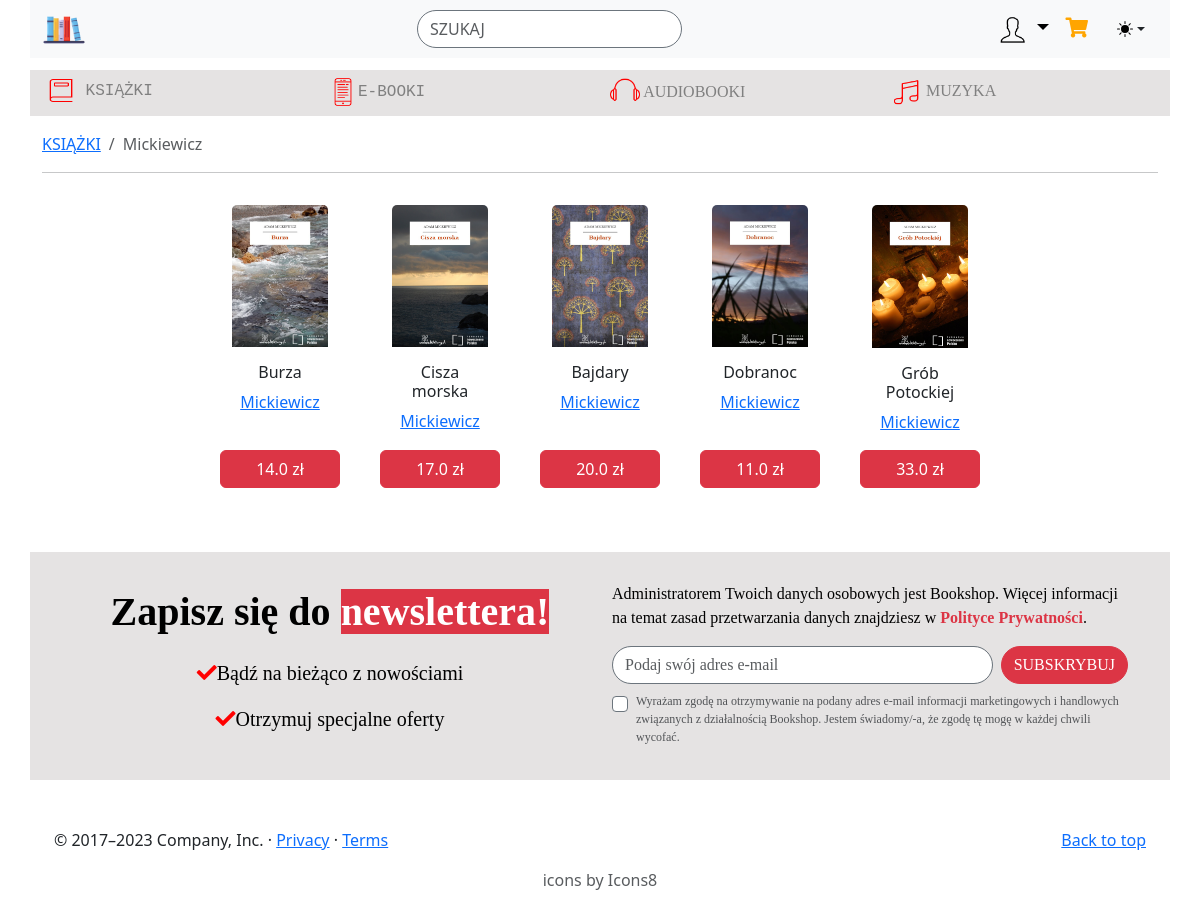
The app's page /author/Mickiewicz/ with its own data.
### myapp/models.py (models this page shows, shortened)
class Book(models.Model):
    title = models.CharField(max_length=100)
    author = models.CharField(max_length=100, blank=True)
    price = models.FloatField()
    description = models.TextField()
    file = models.ImageField(upload_to='uploads', blank=True)
    created = models.DateField(auto_now_add=True)
    modified = models.DateField(auto_now=True)
    genres = models.ManyToManyField(Genre, blank=True)

### myapp/views.py (the view)
# urls.py: path('author/<slug:author>/', views.author_site, name='author_site'),
def author_site(request, author):
    books = Book.objects.filter(author=author)
    paginator = Paginator(books, 6)
    page_number = request.GET.get('page')
    page_obj = paginator.get_page(page_number)
    return render(request, 'myapp/author_site.html', {'page_obj': page_obj, 'author': author})

### myapp/templates/myapp/author_site.html
{% extends 'myapp/base.html' %}
{% load static %}
{% block body %}
<nav class="mt-3" aria-label="breadcrumb">
    <ol class="breadcrumb">
        <li class="breadcrumb-item"><a href="{% url 'new_filter' %}">KSIĄŻKI</a></li>
        <li class="breadcrumb-item active" aria-current="page">{{ author }}</li>
    </ol>
</nav>
<hr >
<div class="row row-cols-6 g-4 text-center py-3 d-flex justify-content-center">
    {% for book in page_obj %}
    <div class="card mx-2 border-0" style="width: 9rem;">
        <a href="{% url 'show_book' book.id %}">
        <img src="{{ book.file.url }}" class="card-img-top" alt="" style="width: 80%;" >
        </a>
        <div class="card-body">
        <h6 class="card-title">{{book.title}}</h6>
        <p class="card-text">
            <a href="{% url 'author_site' book.author %}">{{ book.author }}</a>
        </p>
    </div>
    <div class="d-grid">
        <button onclick="addToCart({{ book.id }})" class="btn btn-danger mt-auto">{{ book.price }} zł</button>
    </div>
</div>
{% endfor %}
</div>
{% endblock %}

### myapp/templates/myapp/base.html (style rules this page uses)
body { padding-top: 70px; }

### records on screen
Book: file (picture), title "Burza", author "Mickiewicz", price "14.0"
Book: file (picture), title "Cisza morska", author "Mickiewicz", price "17.0"
Book: file (picture), title "Bajdary", author "Mickiewicz", price "20.0"
Book: file (picture), title "Dobranoc", author "Mickiewicz", price "11.0"
Book: file (picture), title "Grób Potockiej", author "Mickiewicz", price "33.0"

### other values on screen
{{ author }} "Mickiewicz"
